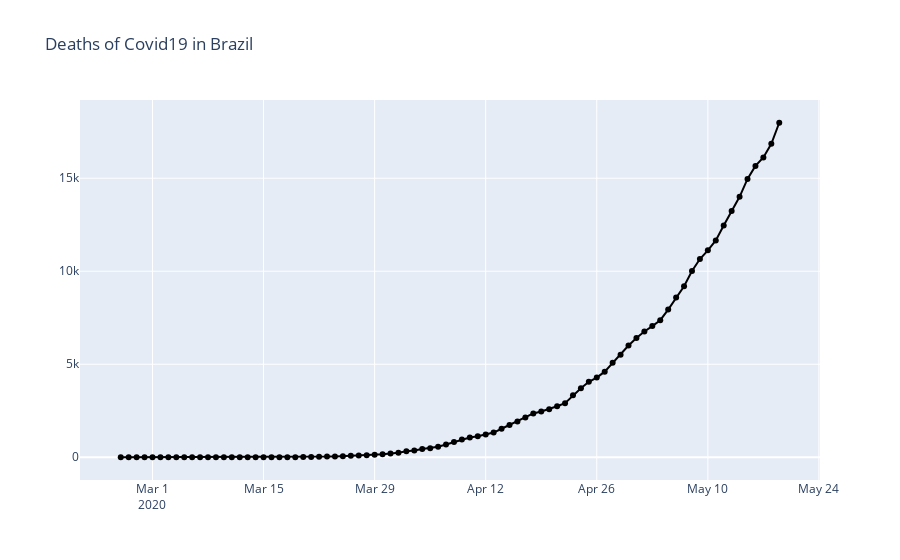

Notebook code for this chart:
### Markdown cell above
# Mortes

### Code cell
fig = go.Figure()

fig.add_trace(
    go.Scatter(x=brasil.observationdate, y=brasil.deaths, name='Deaths',
               mode= 'lines+markers', line={'color':'black'})
)

# Layout

fig.update_layout(title='Deaths of Covid19 in Brazil')

fig.show()
